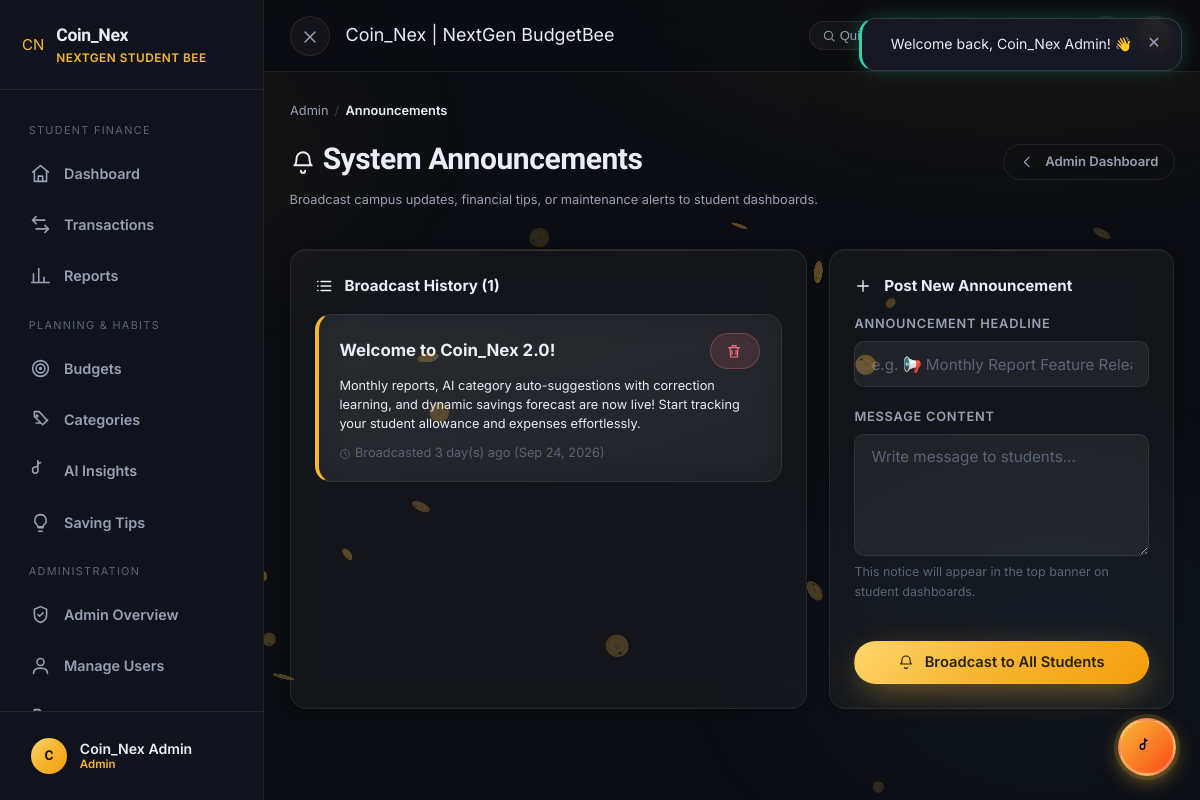
Page /admin/announcements (signed in) on the committed database.
### tables this page shows
CREATE TABLE `announcements` (
  `announcement_id` int(10) UNSIGNED NOT NULL,
  `title` varchar(150) NOT NULL,
  `body` text NOT NULL,
  `created_at` datetime NOT NULL DEFAULT current_timestamp()
);

### app/controllers/AdminController.php (called while the page is built, shortened)
<?php
final class AdminController
{
    public function announcements(): void
    {
        $announcements = Database::fetchAll(
            'SELECT * FROM announcements ORDER BY created_at DESC'
        );
        require VIEWS_PATH . '/layouts/app-layout.php';
    }
}

### app/core/App.php (called while the page is built, shortened)
<?php
final class App
{
    public static function run(): void
    {
        $path = Helper::basePathUri();
        $segments = $path === '/' ? [] : array_values(array_filter(explode('/', $path), static fn ($s) => $s !== ''));
        [$controllerClass, $methodSegment, $paramOffset] = self::resolve($segments);
        $params = array_slice($segments, $paramOffset);
        $controller = new $controllerClass();
        $controller->{$methodSegment}(...array_values($params));
    }
    private static function resolve(array $segments): array
    {
        $slug = $segments[0] ?? 'home';
        $controller = preg_replace('/[^a-zA-Z0-9_]/', '', $slug);
        $method     = preg_replace('/[^a-zA-Z0-9_]/', '', $segments[1] ?? 'index');
        return [ucfirst($controller) . 'Controller', $method, 2];
    }
}

### public/index.php (called while the page is built, shortened)
<?php
require dirname(__DIR__) . '/config/config.php';
App::run();

### config/config.php (called while the page is built, shortened)
<?php
spl_autoload_register(static function (string $class): void {
    $map = [
        APP_PATH . '/core',
        APP_PATH . '/controllers',
        APP_PATH . '/models',
    ];
    foreach ($map as $dir) {
        $file = $dir . '/' . $class . '.php';
        if (is_file($file)) {
            return;
        }
    }
});

### app/core/Database.php (called while the page is built, shortened)
<?php
final class Database
{
    private static ?PDO $pdo = null;
    public static function pdo(): PDO
    {
        if (self::$pdo === null) {
            $dsn = 'mysql:host=' . DB_HOST . ';dbname=' . DB_NAME . ';charset=' . DB_CHARSET;
            self::$pdo = new PDO($dsn, DB_USER, DB_PASS, [
                PDO::ATTR_ERRMODE            => PDO::ERRMODE_EXCEPTION,
                PDO::ATTR_DEFAULT_FETCH_MODE => PDO::FETCH_ASSOC,
                PDO::ATTR_EMULATE_PREPARES   => false,
            ]);
        }
        return self::$pdo;
    }
    public static function run(string $sql, array $params = []): PDOStatement
    {
        $stmt = self::pdo()->prepare($sql);
        $stmt->execute($params);
        return $stmt;
    }
    public static function fetchAll(string $sql, array $params = []): array
    {
        return self::run($sql, $params)->fetchAll();
    }
}

### app/views/pages/admin/announcements.php (the view, shortened to what this page needs)
<div class="flex between wrap gap-2 items-center mb-3">
    <div>
        <div class="breadcrumbs"><a href="<?= Helper::url('admin') ?>">Admin</a><span class="sep">/</span><span class="current">Announcements</span></div>
        <h1><?= Helper::icon('bell', '26') ?> System Announcements</h1>
        <p class="muted small">Broadcast campus updates, financial tips, or maintenance alerts to student dashboards.</p>
    </div>
    <div class="flex gap-1 wrap">
        <a href="<?= Helper::url('admin') ?>" class="btn btn-ghost btn-sm"><?= Helper::icon('chevron-left', '15') ?> Admin Dashboard</a>
    </div>
</div>
<div class="stagger" style="display:grid;grid-template-columns:1.5fr 1fr;gap:1.4rem;">
    <div class="card animate-up">
        <div class="card-title"><?= Helper::icon('list', '18') ?> Broadcast History (<?= count($announcements) ?>)</div>
        <?php if (empty($announcements)): ?>
            <div class="text-center muted" style="padding:2.6rem;">No announcements active. Post your first announcement below.</div>
        <?php else: ?>
        <div style="display:flex;flex-direction:column;gap:1rem;">
            <?php foreach ($announcements as $a): ?>
            <div class="glass" style="padding:1.1rem 1.3rem;border-left:4px solid var(--brand);">
                <div class="flex between items-center mb-1">
                    <div class="bold" style="font-size:1.05rem;"><?= Helper::e($a['title']) ?></div>
                    <form method="post" action="<?= Helper::url('admin/announcementDelete/' . (int) $a['announcement_id']) ?>" class="inline" onsubmit="return confirm('Delete this announcement?');">
                        <button type="submit" class="btn btn-danger btn-sm" title="Delete Announcement"><?= Helper::icon('trash', '14') ?></button>
                    </form>
                </div>
                <div class="small text-muted" style="line-height:1.5;margin-bottom:.6rem;"><?= nl2br(Helper::e($a['body'])) ?></div>
                <div class="faint small"><?= Helper::icon('clock', '12') ?> Broadcasted <?= Helper::timeAgo($a['created_at']) ?> (<?= Helper::formatDate($a['created_at']) ?>)</div>
            </div>
            <?php endforeach; ?>
        </div>
        <?php endif; ?>
    </div>
    <div class="card animate-up" style="animation-delay:.05s;">
        <div class="card-title"><?= Helper::icon('plus', '18') ?> Post New Announcement</div>
        <form method="post" action="<?= Helper::url('admin/announcementAdd') ?>">
            <div class="field">
                <label>Announcement Headline</label>
                <input type="text" name="title" class="input" placeholder="e.g. 📢 Monthly Report Feature Released" required minlength="3" maxlength="150">
            </div>
            <div class="field">
                <label>Message Content</label>
                <textarea name="body" class="input" rows="5" placeholder="Write message to students..." required minlength="5" style="resize:vertical;"></textarea>
                <div class="form-hint">This notice will appear in the top banner on student dashboards.</div>
            </div>
            <button type="submit" class="btn btn-primary btn-block mt-3"><?= Helper::icon('bell', '16') ?> Broadcast to All Students</button>
        </form>
    </div>
</div>

### app/core/Helper.php (shortened to what this page needs)
<?php
final class Helper
{
    public static function url(string $path = ''): string
    {
        $base = rtrim(BASE_URL, '/');
        $trimmed = ltrim($path, '/');
        return ($base === '' ? '' : $base) . '/' . $trimmed;
    }
    public static function icon(string $name, string $size = '20'): string
    {
        $paths = $icons[$name] ?? '';
        if ($paths === '') return '';
        return '<svg class="cc-icon" width="' . $size . '" height="' . $size . '" viewBox="0 0 24 24" fill="none" stroke="currentColor" stroke-width="1.8" stroke-linecap="round" stroke-linejoin="round" aria-hidden="true">' . $paths . '</svg>';
    }
    public static function e(mixed $value): string
    {
        return htmlspecialchars((string) $value, ENT_QUOTES, 'UTF-8');
    }
    public static function formatDate(string $value, string $format = 'M j, Y'): string
    {
        $ts = strtotime($value);
        return $ts === false ? $value : date($format, $ts);
    }
    public static function timeAgo(string $datetime): string
    {
        $ts  = strtotime($datetime);
        $diff = time() - $ts;
        if ($diff < 604800) return floor($diff / 86400) . ' day(s) ago';
        return date('M j, Y', $ts);
    }
}

### rows in the picture
announcements: title "Welcome to Coin_Nex 2.0!", $size 14 (drawn), body "Monthly reports, AI category auto-suggestions with correction learning, and dynamic savings forecast are now live! Start tracking your student allowance and expenses effortlessly.", created_at "3 day(s) ago", created_at "Sep 24, 2026"

### other values in the picture
Helper::e(APP_NAME) "Coin_Nex"
$label "Dashboard"
$label "Transactions"
$label "Reports"
$label "Budgets"
$label "Categories"
$label "AI Insights"
$label "Saving Tips"
$label "Admin Overview Manage Users"
Helper::e(mb_strtoupper(mb_substr($currentUser['name'] ?? 'U', 0, 1))) "C"
Helper::e($currentUser['name'] ?? 'User') "Coin_Nex Admin"
Helper::e($currentUser['role'] ?? 'student') "Admin"
Helper::e($pageTitle) "Coin_Nex | NextGen BudgetBee"
count($announcements) "1"
